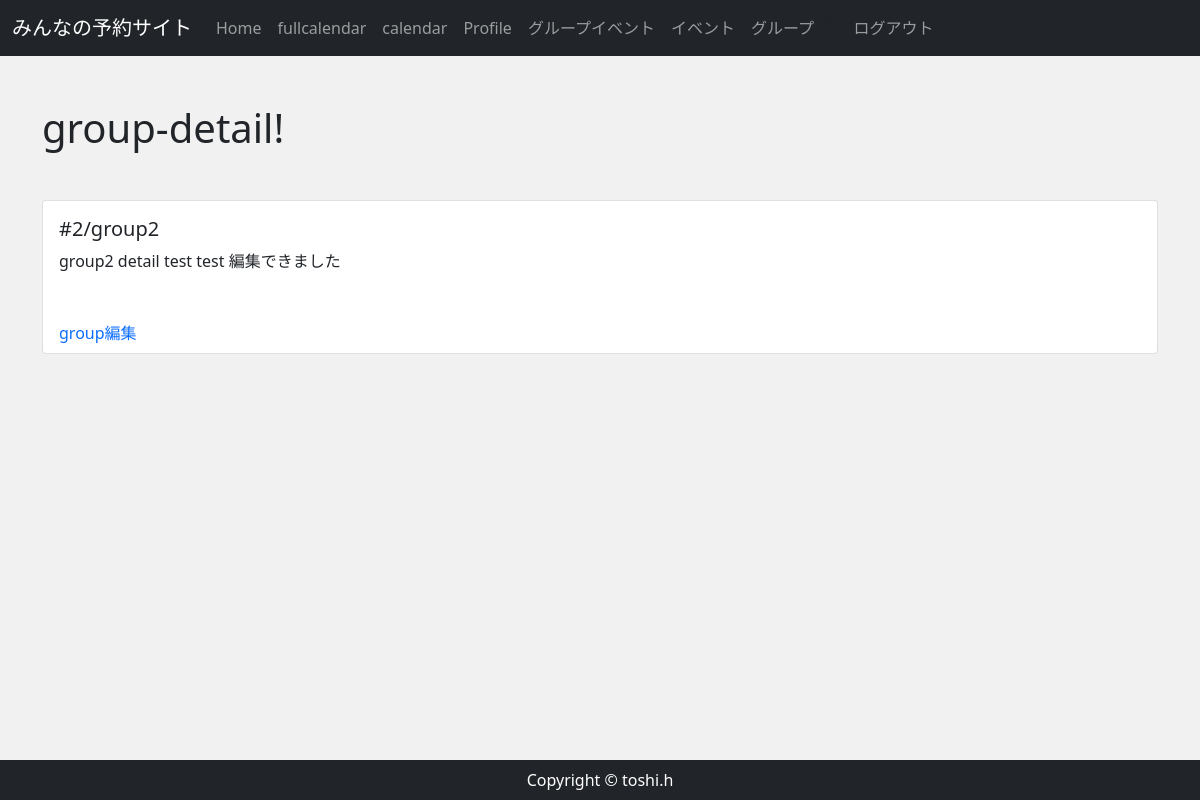
Before: /group_detail/2/ (signed in) with the older database file.
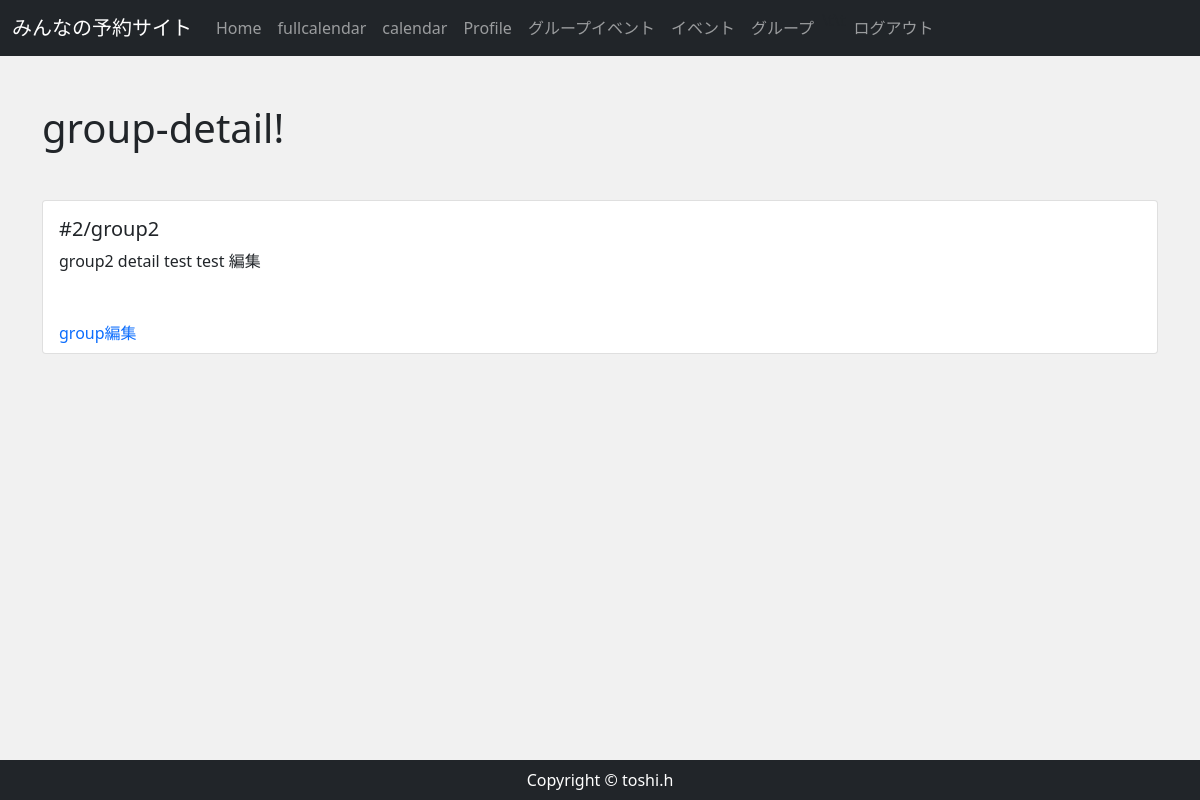
After: the same page with the newer database file.
### reservation/models.py (models this page shows, shortened)
class Group(models.Model):
    group_name = models.CharField(max_length=150)
    group_detail = models.TextField()
    group_owner = models.ForeignKey(
        StaffUser,
        unique=False,
        db_index=True,
        related_name='staff_user',
        on_delete=models.CASCADE
    )

### reservation/views.py (the view)
# urls.py: path('group_detail/<int:pk>/',views.GroupDetailView.as_view(), name="group_detail"),
class GroupDetailView(View):
    def get(self, request, *args, **kwargs):
        group_data = Group.objects.get(id=self.kwargs['pk'])
        member_data = ApprovedMember.objects.filter( #memberデータ取得
            group = group_data, approved = True)
        print("--member--")
        for n in member_data:
            print(n.member)
        print("------")
        staff_data = ApprovedStaff.objects.filter( #staffデータ取得
            group = group_data, approved = True)
        print("--staff--")
        for n in staff_data:
            print(n.staff)
        print("-------")
        member_names = {m_data.member for m_data in member_data}
        staff_names = {s_data.staff for s_data in staff_data}
        """グループ加入の承認済みデータのリストに名前があり、かつapprovedでないと別ページにリダイレクトされる"""
        print(f"member_names:{member_names}")
        print(request.user in member_names)
        print(f"staff_names:{staff_names}")
        print(request.user in staff_names)
        if (request.user in staff_names) or  (request.user in member_names):
            return render(request, 'reservation/group_detail.html',{
                'group_data':group_data,
                'member_data':member_data,
                'member_names':member_names,
                'staff_names':staff_names,
            })
        else:
            return HttpResponse('<h1>%sさんは%sの詳細は見られません</h1>' % (request.user.nickname, group_data.group_name ))

### accounts/models.py (called while the page is built)
    def __str__(self):
        return self.email

    @property
    def is_active(self):
        return self.active

### reservation/templates/reservation/group_detail.html (shortened to what this page needs)
{% extends 'reservation/base.html' %}
{% block content %}
    <div class="my-5">
        <h1>group-detail!</h1>
    </div>
    <div class="card mb-3 col-lg-auto" style="">
        <div class="row no-gutters">
            <div class="col-md-8">
                <div class="card-body">
                    <h5 class="card-title">#{{ group_data.pk }}/{{ group_data.group_name }}</h5>
                    <p class="card-text">{{ group_data.group_detail }}</p>
                </div>
                    <a href="{% url 'group_edit' group_data.pk  %} " class="nav-link">group編集</a>
            </div>
        </div>
    </div>
{% endblock %}

Changed rows visible on the page:
changed Group "group2": group_detail "group2 detail test test 編集できました" → "group2 detail test test 編集"
